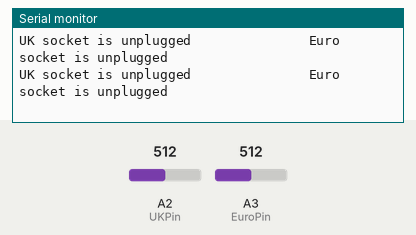
This sketch was run on a simulated Arduino Leonardo, built with avr-gcc and run on an emulated ATmega32U4. Parts: the last lines printed to the serial monitor. Inputs (shaded band) come from the test bench; at power-on: A2 (UKPin) = 512, A3 (EuroPin) = 512. USB keyboard and mouse output is not drawn.

Above: at 1.5 s.
1.6 s: A2 (UKPin) set to 326
3.1 s: A2 (UKPin) set to 309
At 4.2 s:
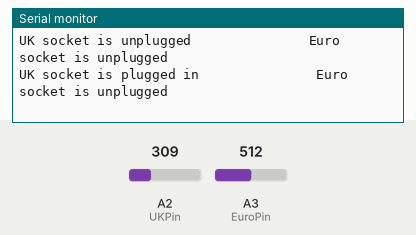
5.7 s: A3 (EuroPin) set to 328
At 7.1 s:
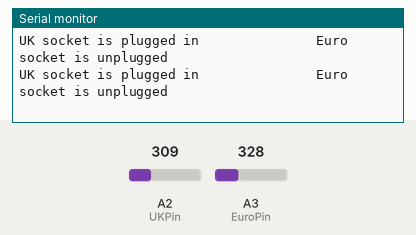
7.2 s: A3 (EuroPin) set to 310
At 8.2 s:
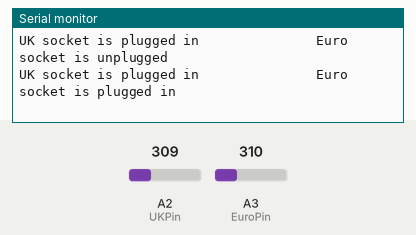

Measured:
- the behaviour switches between 320 and 319 on A2 (UKPin) (found by bisection; images 0 and 1)
- the behaviour switches between 320 and 319 on A3 (EuroPin) (found by bisection; images 2 and 3)
- after the input at 3.1 s, the serial monitor: prints a new line after 0.68 s (image 1)
- after the input at 7.2 s, the serial monitor: prints a new line after 0.62 s (image 3)

The sketch:

charger_plug_checker.ino
```cpp
#include "Keyboard.h"

int UKPin = A2;    // UK
int EuroPin = A3;    // EURO

String UKStatus = "unplugged";  // variable to store the value coming from the sensor
String EuroStatus = "unplugged";  // variable to store the value coming from the sensor

int UKVal = 0;
int EuroVal = 0;

void setup() {
      // initialize serial communication
      Serial.begin(9600);
      Keyboard.begin();
}

void loop() {

  delay(250);

  UKVal = analogRead(UKPin);
  EuroVal = analogRead(EuroPin);

  if (UKVal > 320){
    UKStatus = "unplugged";
  }

  if ((UKVal < 320) and (UKStatus == "unplugged"))
  {
    UKStatus = "plugged in";
    delay(500);
//    Keyboard.press(KEY_TAB);
//    Keyboard.release(KEY_TAB);
    Keyboard.print("UK CHARGER");
    Keyboard.press(KEY_TAB);
    Keyboard.release(KEY_TAB);
  }

  if (EuroVal > 320){
    EuroStatus = "unplugged";
  }

  if ((EuroVal < 320) and (EuroStatus == "unplugged"))
  {
    EuroStatus = "plugged in";
    delay(500);
//    Keyboard.press(KEY_TAB);
//    Keyboard.release(KEY_TAB);
    Keyboard.print("EU CHARGER");
    Keyboard.press(KEY_TAB);
    Keyboard.release(KEY_TAB);
  }


  Serial.print("UK socket is ");
  Serial.print(UKStatus);
  Serial.print("               ");
  Serial.print("Euro socket is ");
  Serial.println(EuroStatus);


  delay(250);


}
```
